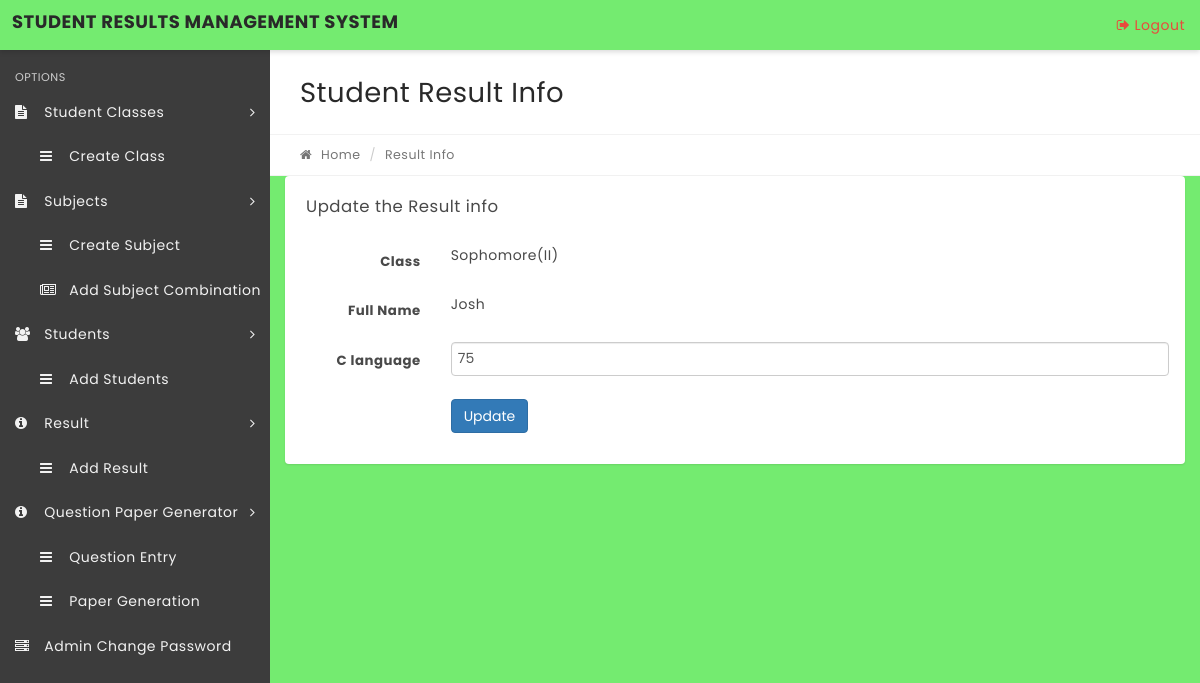
The app's page /edit-result.php?stid=3 with its own data.
### tables this page shows
CREATE TABLE `tblstudents` (
  `StudentId` int(11) NOT NULL,
  `StudentName` varchar(100) NOT NULL,
  `RollId` varchar(100) NOT NULL,
  `StudentEmail` varchar(100) NOT NULL,
  `Gender` varchar(10) NOT NULL,
  `DOB` varchar(100) NOT NULL,
  `ClassId` int(11) NOT NULL,
  `RegDate` timestamp NOT NULL DEFAULT current_timestamp(),
  `UpdationDate` timestamp NULL DEFAULT NULL ON UPDATE current_timestamp(),
  `Status` int(1) NOT NULL
);

CREATE TABLE `tblclasses` (
  `id` int(11) NOT NULL,
  `ClassName` varchar(80) DEFAULT NULL,
  `ClassNameNumeric` int(4) NOT NULL,
  `Section` varchar(5) NOT NULL,
  `CreationDate` timestamp NOT NULL DEFAULT current_timestamp(),
  `UpdationDate` timestamp NOT NULL DEFAULT '0000-00-00 00:00:00' ON UPDATE current_timestamp()
);

CREATE TABLE `tblresult` (
  `id` int(11) NOT NULL,
  `StudentId` int(11) DEFAULT NULL,
  `ClassId` int(11) DEFAULT NULL,
  `SubjectId` int(11) DEFAULT NULL,
  `marks` int(11) DEFAULT NULL,
  `PostingDate` timestamp NULL DEFAULT current_timestamp(),
  `UpdationDate` timestamp NULL DEFAULT NULL ON UPDATE current_timestamp()
);

CREATE TABLE `tblsubjects` (
  `id` int(11) NOT NULL,
  `SubjectName` varchar(100) NOT NULL,
  `SubjectCode` varchar(100) NOT NULL,
  `Creationdate` timestamp NOT NULL DEFAULT current_timestamp(),
  `UpdationDate` timestamp NOT NULL DEFAULT '0000-00-00 00:00:00' ON UPDATE current_timestamp()
);

### edit-result.php (the view, shortened to what this page needs)
<?php
include('includes/config.php');
if(strlen($_SESSION['alogin'])=="")
    {
    header("Location: index.php");
    }
    else{
$stid=intval($_GET['stid']);
?>
<!DOCTYPE html>
<html lang="en">
    <head>
        <link rel="stylesheet" href="css/bootstrap.min.css" media="screen" >
        <link rel="stylesheet" href="css/font-awesome.min.css" media="screen" >
        <link rel="stylesheet" href="css/animate-css/animate.min.css" media="screen" >
        <link rel="stylesheet" href="css/lobipanel/lobipanel.min.css" media="screen" >
        <link rel="stylesheet" href="css/prism/prism.css" media="screen" >
        <link rel="stylesheet" href="css/select2/select2.min.css" >
        <link rel="stylesheet" href="css/main.css" media="screen" >
    </head>
    <body class="top-navbar-fixed" style='background-color:rgb(116, 235, 112)!important;'>
        <div class="main-wrapper">
  <?php include('includes/topbar.php');?>
            <div class="content-wrapper">
                <div class="content-container">
                   <?php include('includes/leftbar.php');?>
                    <div class="main-page">
                     <div class="container-fluid">
                            <div class="row page-title-div">
                                <div class="col-md-6">
                                    <h2 class="title">Student Result Info</h2>
                                </div>
                            </div>
                            <div class="row breadcrumb-div">
                                <div class="col-md-6">
                                    <ul class="breadcrumb">
                                        <li><a href="dashboard.php"><i class="fa fa-home"></i> Home</a></li>
                                        <li class="active">Result Info</li>
                                    </ul>
                                </div>
                            </div>
                        </div>
                        <div class="container-fluid">
                        <div class="row">
                                    <div class="col-md-12">
                                        <div class="panel">
                                            <div class="panel-heading">
                                                <div class="panel-title">
                                                    <h5>Update the Result info</h5>
                                                </div>
                                            </div>
                                            <div class="panel-body">
                                                <form class="form-horizontal" method="post">
<?php
$ret = "SELECT tblstudents.StudentName,tblclasses.ClassName,tblclasses.Section from tblresult join tblstudents on tblresult.StudentId=tblresult.StudentId join tblsubjects on tblsubjects.id=tblresult.SubjectId join tblclasses on tblclasses.id=tblstudents.ClassId where tblstudents.StudentId=:stid limit 1";
$stmt = $dbh->prepare($ret);
$stmt->bindParam(':stid',$stid,PDO::PARAM_STR);
$stmt->execute();
$result=$stmt->fetchAll(PDO::FETCH_OBJ);
if($stmt->rowCount() > 0)
{
foreach($result as $row)
{  ?>
                                                    <div class="form-group">
                                            <label for="default" class="col-sm-2 control-label">Class</label>
                                                        <div class="col-sm-10">
<?php echo htmlentities($row->ClassName)?>(<?php echo htmlentities($row->Section)?>)
                                                        </div>
                                                    </div>
<div class="form-group">
<label for="default" class="col-sm-2 control-label">Full Name</label>
<div class="col-sm-10">
<?php echo htmlentities($row->StudentName);?>
</div>
</div>
<?php } }?>
<?php
$sql = "SELECT distinct tblstudents.StudentName,tblstudents.StudentId,tblclasses.ClassName,tblclasses.Section,tblsubjects.SubjectName,tblresult.marks,tblresult.id as resultid from tblresult join tblstudents on tblstudents.StudentId=tblresult.StudentId join tblsubjects on tblsubjects.id=tblresult.SubjectId join tblclasses on tblclasses.id=tblstudents.ClassId where tblstudents.StudentId=:stid ";
$query = $dbh->prepare($sql);
$query->bindParam(':stid',$stid,PDO::PARAM_STR);
$query->execute();
$results=$query->fetchAll(PDO::FETCH_OBJ);
if($query->rowCount() > 0)
{
foreach($results as $result)
{  ?>
<div class="form-group">
<label for="default" class="col-sm-2 control-label"><?php echo htmlentities($result->SubjectName)?></label>
<div class="col-sm-10">
<input type="text" name="marks[]" class="form-control" id="marks" value="<?php echo htmlentities($result->marks)?>" maxlength="5" required="required" autocomplete="off">
</div>
</div>
<?php }} ?>
                                                    <div class="form-group">
                                                        <div class="col-sm-offset-2 col-sm-10">
                                                            <button type="submit" name="submit" class="btn btn-primary">Update</button>
                                                        </div>
                                                    </div>
                                                </form>
                                            </div>
                                        </div>
                                    </div>
                                </div>
                    </div>
                </div>
            </div>
        </div>
    </body>
</html>
<?PHP } ?>

### records on screen
tblstudents: ClassId.ClassName "Sophomore", ClassId.Section "II", StudentName "Josh"
tblresult: SubjectId.SubjectName "C language", marks "75"
